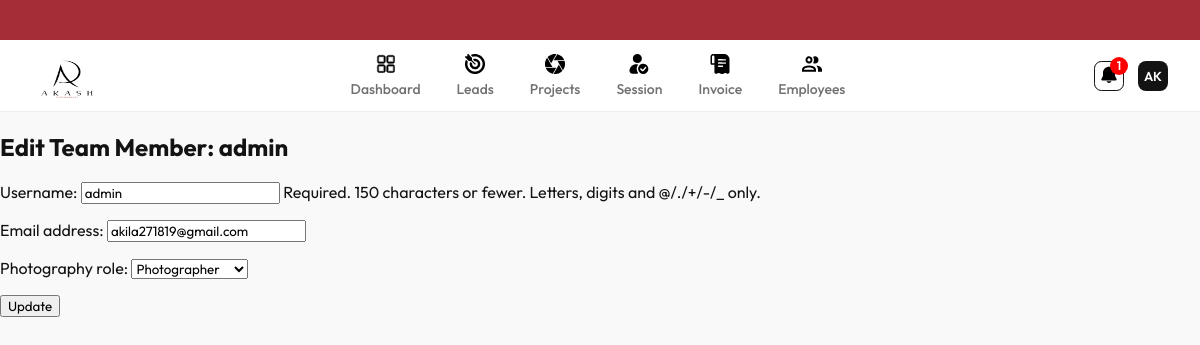
/accounts/team-members/edit/1/ (signed in), run on the app's committed database.
### accounts/models.py (models this page shows, shortened)
class User(AbstractUser):
    ROLE_CHOICES = (
        ('admin', 'Admin'),
        ('team', 'Team Member'),
    )
    role = models.CharField(
        max_length=20,
        choices=ROLE_CHOICES,
        default='team'
    )
    photography_role = models.CharField(
        max_length=20,
        choices=PHOTOGRAPHY_ROLES,
        blank=True,
        null=True
    )

### accounts/views.py (the view)
# urls.py: path('team-members/edit/<int:user_id>/', views.edit_team_member, name='edit_team_member'),
def edit_team_member(request, user_id):
    if not request.user.is_staff:
        messages.error(request, "Unauthorized")
        return redirect('accounts:login')
    member = get_object_or_404(User, id=user_id, role='team')
    if request.method == "POST":
        form = TeamMemberEditForm(request.POST, instance=member)
        if form.is_valid():
            form.save()
            messages.success(request, "Team member updated successfully")
            return redirect('accounts:team_members')
    else:
        form = TeamMemberEditForm(instance=member)
    return render(request, "accounts/edit_team_member.html", {"form": form, "member": member})

### accounts/forms.py
class TeamMemberEditForm(forms.ModelForm):
    photography_role = forms.ChoiceField(choices=ROLE_CHOICES, required=True)
    class Meta:
        model = User
        fields = ['username', 'email', 'photography_role']

### core/context_processors.py (called while the page is built)
def notifications(request):
    if request.user.is_authenticated:
        today = timezone.localdate()  # current date
        new_leads = Lead.objects.filter(status=Lead.STATUS_NEW, created_at__date=today)
        followup_leads = Lead.objects.filter(status=Lead.STATUS_FOLLOW, followup_date=today)
        notifications_list = []
        for lead in new_leads:
            notifications_list.append({
                "title": "New Lead Added",
                "details": f"{lead.name} ({lead.project_code})"
            })
        for lead in followup_leads:
            notifications_list.append({
                "title": "Lead Follow-Up",
                "details": f"{lead.name} ({lead.project_code})"
            })
    else:
        notifications_list = []
    return {
        "notifications": notifications_list
    }

### accounts/templates/accounts/edit_team_member.html (shortened to what this page needs)
{% extends "base.html" %}
{% block content %}
<h2>Edit Team Member: {{ member.username }}</h2>
<form method="post">
  {{ form.as_p }}
  <button type="submit">Update</button>
</form>
{% endblock %}

### static/css/base.css (style rules this page uses)
:root { --red: #A32E37; --black: #131313; --border: #EDEDED; --bg: #F9F9F9; --white: #FFFFFF; }
* { box-sizing: border-box; font-family: 'Outfit', sans-serif; }
body { margin: 0; background: var(--bg); color: var(--black); }

### data on the page
User: username "admin", email "akila271819@gmail.com", photography_role "Photographer"

### other printed values
{{ notifications|length }} "1"
